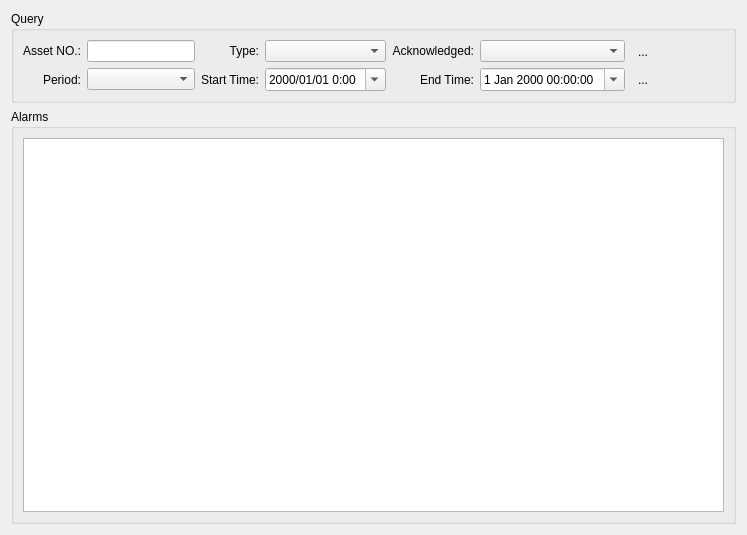
<?xml version="1.0" encoding="UTF-8"?>
<ui version="4.0">
 <class>AlarmsManagementWidget</class>
 <widget class="QWidget" name="AlarmsManagementWidget">
  <property name="geometry">
   <rect>
    <x>0</x>
    <y>0</y>
    <width>747</width>
    <height>535</height>
   </rect>
  </property>
  <property name="windowTitle">
   <string>Alarms</string>
  </property>
  <layout class="QVBoxLayout" name="verticalLayout_3">
   <item>
    <widget class="QGroupBox" name="groupBoxQuery">
     <property name="title">
      <string>Query</string>
     </property>
     <layout class="QHBoxLayout" name="horizontalLayout">
      <item>
       <layout class="QGridLayout" name="gridLayout">
        <item row="1" column="0">
         <widget class="QLabel" name="labelPeriod">
          <property name="text">
           <string>Period:</string>
          </property>
          <property name="alignment">
           <set>Qt::AlignRight|Qt::AlignTrailing|Qt::AlignVCenter</set>
          </property>
         </widget>
        </item>
        <item row="1" column="1">
         <widget class="QComboBox" name="comboBoxPeriod"/>
        </item>
        <item row="1" column="2">
         <widget class="QLabel" name="labelStartTime">
          <property name="text">
           <string>Start Time:</string>
          </property>
          <property name="alignment">
           <set>Qt::AlignRight|Qt::AlignTrailing|Qt::AlignVCenter</set>
          </property>
         </widget>
        </item>
        <item row="1" column="3">
         <widget class="QDateTimeEdit" name="dateTimeEditStartTime">
          <property name="minimumSize">
           <size>
            <width>110</width>
            <height>0</height>
           </size>
          </property>
          <property name="minimumDateTime">
           <datetime>
            <hour>0</hour>
            <minute>0</minute>
            <second>0</second>
            <year>1970</year>
            <month>1</month>
            <day>1</day>
           </datetime>
          </property>
          <property name="displayFormat">
           <string notr="true">yyyy/MM/dd H:mm</string>
          </property>
          <property name="calendarPopup">
           <bool>true</bool>
          </property>
         </widget>
        </item>
        <item row="1" column="4">
         <widget class="QLabel" name="labelEndTime">
          <property name="text">
           <string>End Time:</string>
          </property>
          <property name="alignment">
           <set>Qt::AlignRight|Qt::AlignTrailing|Qt::AlignVCenter</set>
          </property>
         </widget>
        </item>
        <item row="1" column="5">
         <widget class="QDateTimeEdit" name="dateTimeEditEndTime">
          <property name="minimumSize">
           <size>
            <width>110</width>
            <height>0</height>
           </size>
          </property>
          <property name="calendarPopup">
           <bool>true</bool>
          </property>
         </widget>
        </item>
        <item row="0" column="0">
         <widget class="QLabel" name="labelAssetNO">
          <property name="text">
           <string>Asset NO.:</string>
          </property>
          <property name="alignment">
           <set>Qt::AlignRight|Qt::AlignTrailing|Qt::AlignVCenter</set>
          </property>
         </widget>
        </item>
        <item row="0" column="1">
         <widget class="QLineEdit" name="lineEditAssetNO">
          <property name="minimumSize">
           <size>
            <width>100</width>
            <height>0</height>
           </size>
          </property>
         </widget>
        </item>
        <item row="0" column="2">
         <widget class="QLabel" name="labelType">
          <property name="text">
           <string>Type:</string>
          </property>
          <property name="alignment">
           <set>Qt::AlignRight|Qt::AlignTrailing|Qt::AlignVCenter</set>
          </property>
         </widget>
        </item>
        <item row="0" column="3">
         <widget class="QComboBox" name="comboBoxType"/>
        </item>
        <item row="0" column="4">
         <widget class="QLabel" name="labelAcknowledged">
          <property name="text">
           <string>Acknowledged:</string>
          </property>
          <property name="alignment">
           <set>Qt::AlignRight|Qt::AlignTrailing|Qt::AlignVCenter</set>
          </property>
         </widget>
        </item>
        <item row="0" column="5">
         <widget class="QComboBox" name="comboBoxAcknowledged"/>
        </item>
       </layout>
      </item>
      <item>
       <layout class="QVBoxLayout" name="verticalLayout">
        <item>
         <widget class="QToolButton" name="toolButtonQuery">
          <property name="toolTip">
           <string>Query</string>
          </property>
          <property name="statusTip">
           <string>Query</string>
          </property>
          <property name="text">
           <string>...</string>
          </property>
          <property name="icon">
           <iconset resource="../controlcenter.qrc">
            <normaloff>:/icon/resources/images/querydatabase.png</normaloff>:/icon/resources/images/querydatabase.png</iconset>
          </property>
          <property name="autoRaise">
           <bool>true</bool>
          </property>
         </widget>
        </item>
        <item>
         <widget class="QToolButton" name="toolButtonFilter">
          <property name="toolTip">
           <string>Filter</string>
          </property>
          <property name="statusTip">
           <string>Filter</string>
          </property>
          <property name="text">
           <string>...</string>
          </property>
          <property name="icon">
           <iconset resource="../controlcenter.qrc">
            <normaloff>:/icon/resources/images/filter.png</normaloff>:/icon/resources/images/filter.png</iconset>
          </property>
          <property name="autoRaise">
           <bool>true</bool>
          </property>
         </widget>
        </item>
       </layout>
      </item>
      <item>
       <spacer name="horizontalSpacer_2">
        <property name="orientation">
         <enum>Qt::Horizontal</enum>
        </property>
        <property name="sizeHint" stdset="0">
         <size>
          <width>40</width>
          <height>20</height>
         </size>
        </property>
       </spacer>
      </item>
     </layout>
    </widget>
   </item>
   <item>
    <widget class="QGroupBox" name="groupBoxAlarms">
     <property name="title">
      <string>Alarms</string>
     </property>
     <layout class="QVBoxLayout" name="verticalLayout_2">
      <item>
       <widget class="QTableView" name="tableView">
        <property name="contextMenuPolicy">
         <enum>Qt::CustomContextMenu</enum>
        </property>
        <property name="editTriggers">
         <set>QAbstractItemView::NoEditTriggers</set>
        </property>
        <property name="selectionMode">
         <enum>QAbstractItemView::ExtendedSelection</enum>
        </property>
        <property name="selectionBehavior">
         <enum>QAbstractItemView::SelectRows</enum>
        </property>
        <property name="sortingEnabled">
         <bool>true</bool>
        </property>
        <attribute name="horizontalHeaderDefaultSectionSize">
         <number>120</number>
        </attribute>
        <attribute name="horizontalHeaderStretchLastSection">
         <bool>true</bool>
        </attribute>
       </widget>
      </item>
     </layout>
    </widget>
   </item>
  </layout>
  <action name="actionAcknowledge">
   <property name="text">
    <string>Acknowledge</string>
   </property>
  </action>
  <action name="actionDelete">
   <property name="text">
    <string>Delete</string>
   </property>
  </action>
  <action name="actionExport">
   <property name="text">
    <string>Export</string>
   </property>
  </action>
  <action name="actionPrint">
   <property name="text">
    <string>Print</string>
   </property>
  </action>
  <action name="actionRefresh">
   <property name="text">
    <string>Refresh</string>
   </property>
  </action>
 </widget>
 <resources>
  <include location="../controlcenter.qrc"/>
 </resources>
 <connections/>
</ui>
